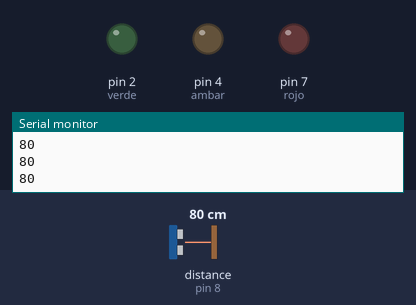
Recording of a sketch running on a simulated Arduino Uno, built with avr-gcc and run on an emulated ATmega328P. Shown: output pins drawn as LEDs (lit = HIGH), the last lines printed to the serial monitor. Wiring (inferred from the names in the program): ultrasonic range finder: trigger pin 9; echo pin 8. Inputs (shaded band) come from the test bench; at power-on: distance to the obstacle (sensor on pin 8) 80 cm. The echo pulse lasts 58.3 µs per cm; pins used as bus, display or sensor lines are not drawn.

Above: at 1.2 s.
1.3 s: distance to the obstacle (sensor on pin 8) set to 13 cm
2.8 s: distance to the obstacle (sensor on pin 8) set to 10 cm
At 3.7 s:
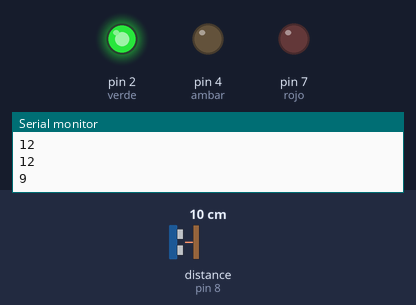
At 8.7 s:
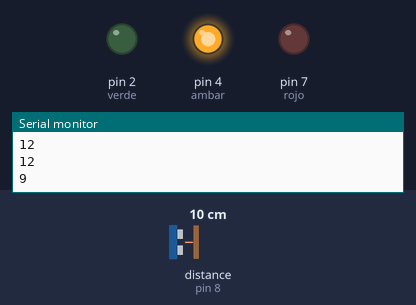
Timing chart, 0 to 25.3 s (numbered marks = the images above; inputs shaded):
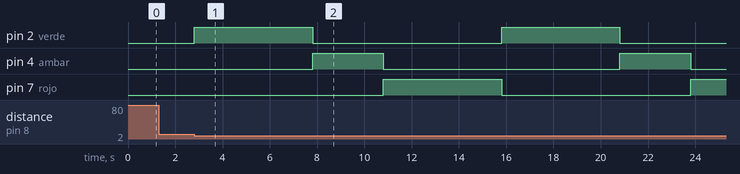

Measured:
- the behaviour switches between 12 and 11 cm on distance to the obstacle (sensor on pin 8) (found by bisection; images 0 and 1)
- after the input at 2.8 s, pin 2 (verde): alternates HIGH for 5.0 s and LOW for 8.0 s, starting at once; pin 4 (ambar): alternates HIGH for 3.0 s and LOW for 10.0 s, starting after 5.0 s; pin 7 (rojo): LOW → HIGH after 8.0 s, → LOW 5.0 s later, → HIGH 8.0 s later

The sketch:

Semaforo_Anahi_.ino
```cpp
int verde =2;  // definimos el led verde
int ambar =4;  // definimos el led ambar
int rojo =7;   // definimos el led rojo

int echode =8;
int trigde =9; // definimos el sensor ultrasonico
long distanciade;

void setup()
{
  pinMode(verde, OUTPUT);
  pinMode(ambar, OUTPUT);
  pinMode(rojo, OUTPUT);
  pinMode(echode, INPUT);
  pinMode(trigde, OUTPUT);
  Serial.begin(9600);
}

void loop()
{
  while(true)
  {
    sensor();
    Serial.println(distanciade);

    if (distanciade<= 10)
    {
      semaforo();
    }
    if (distanciade >= 11)
    {
      nosemaforo();
    }
  }
}


void nosemaforo()
{
  digitalWrite(2, !HIGH);
  digitalWrite(4, !HIGH);
  digitalWrite(7, !HIGH);
}

void semaforo()
{
  digitalWrite(2, !HIGH);
  digitalWrite(4, !HIGH);
  digitalWrite(7, !HIGH);
  digitalWrite(2, !LOW);
  delay(5000);
  digitalWrite(2, !HIGH);

  digitalWrite(4, !LOW);
  delay(3000);
  digitalWrite(4, !HIGH);

  digitalWrite(7, !LOW);
  delay(5000);
  digitalWrite(7, !HIGH);
  }

void sensor()
{
  long duracion;
  digitalWrite(trigde, LOW);
  delayMicroseconds(4);
  digitalWrite(trigde, HIGH);
  delayMicroseconds(19);
  digitalWrite(trigde, LOW);
  duracion=pulseIn(echode, HIGH);
  duracion=duracion/2;
  distanciade=duracion/29;
}
```
